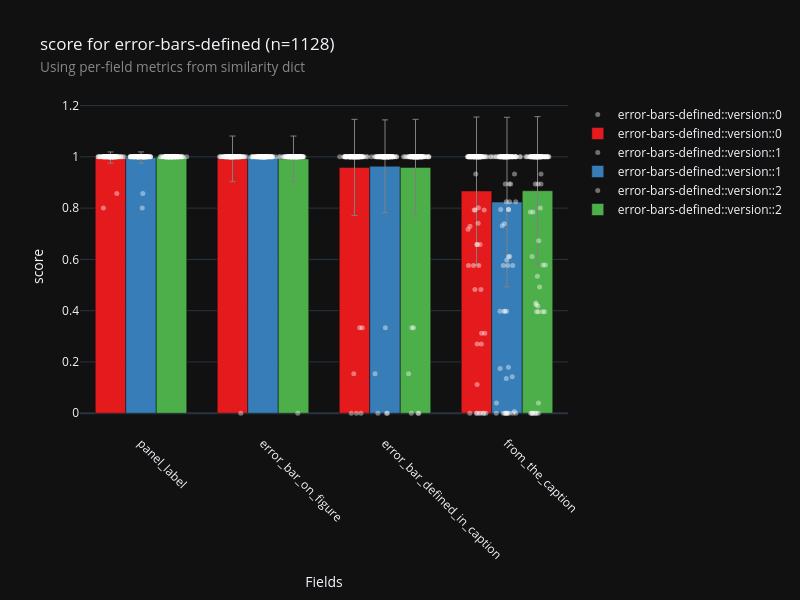
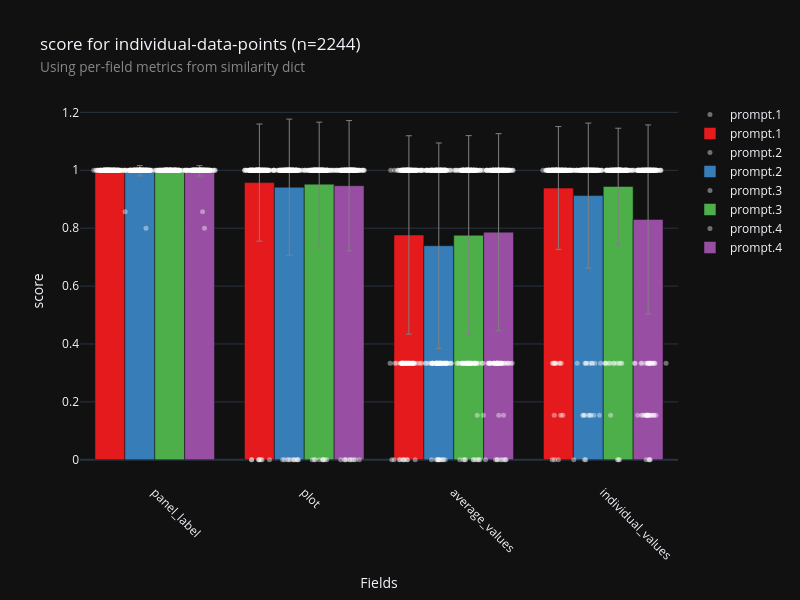
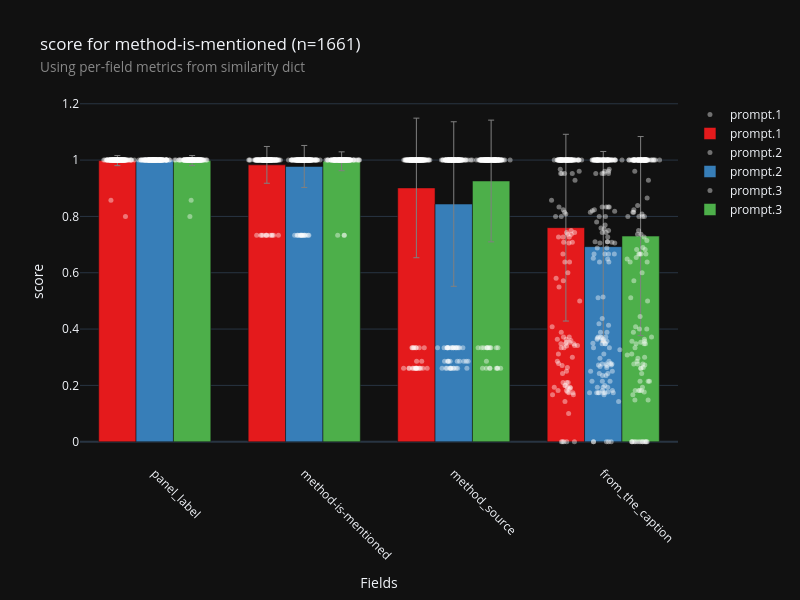
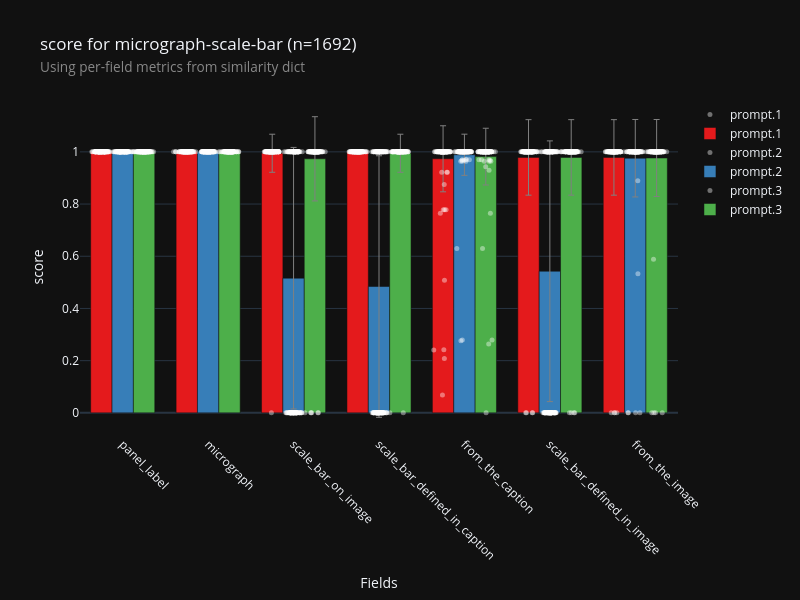

Source (notebook cell) for these figures, in order:
### Code cell
for fig_check_name in list(fig_similarity_dict.keys()):
    fig, df, meta = check_visualization_with_similarity_dict(
        'fig-checklist',
        fig_check_name,
        model=MODEL,
        similarity_dict=fig_similarity_dict,
        score='score',
        aggregation_level=1
    )
    fig.show()

### Figure 1 — Plotly figure (JSON) as saved in the notebook; plotly's stock layout.template omitted (floating-point values rounded to 4 significant figures; data arrays with more than 128 entries replaced by an {"elided": "..."} marker saying what was removed)
{"data": [{"hovertext": {"elided": "504 str values"}, "marker": {"color": "white", "line": {"color": "white", "width": 0}, "opacity": 0.4, "size": 5}, "mode": "markers", "name": "error-bars-defined::version::0", "showlegend": true, "type": "scatter", "x": {"elided": "504 float values"}, "y": {"elided": "504 float values"}}, {"error_y": {"array": [0.02181, 0.08909, 0.1874, 0.2883], "color": "grey", "thickness": 1, "type": "data", "visible": true, "width": 3}, "hovertext": ["Field: panel_label<br>Metric: longest_common_subsequence", "Field: error_bar_on_figure<br>Metric: longest_common_subsequence", "Field: error_bar_defined_in_caption<br>Metric: longest_common_subsequence", "Field: from_the_caption<br>Metric: semantic_similarity"], "marker": {"color": "rgb(228,26,28)"}, "name": "error-bars-defined::version::0", "showlegend": true, "type": "bar", "width": 0.25, "x": [-0.25, 0.75, 1.75, 2.75], "y": [0.9973, 0.9921, 0.9589, 0.867]}, {"hovertext": {"elided": "495 str values"}, "marker": {"color": "white", "line": {"color": "white", "width": 0}, "opacity": 0.4, "size": 5}, "mode": "markers", "name": "error-bars-defined::version::1", "showlegend": true, "type": "scatter", "x": {"elided": "495 float values"}, "y": {"elided": "495 float values"}}, {"error_y": {"array": [0.02208, 0, 0.181, 0.3307], "color": "grey", "thickness": 1, "type": "data", "visible": true, "width": 3}, "hovertext": ["Field: panel_label<br>Metric: longest_common_subsequence", "Field: error_bar_on_figure<br>Metric: longest_common_subsequence", "Field: error_bar_defined_in_caption<br>Metric: longest_common_subsequence", "Field: from_the_caption<br>Metric: semantic_similarity"], "marker": {"color": "rgb(55,126,184)"}, "name": "error-bars-defined::version::1", "showlegend": true, "type": "bar", "width": 0.25, "x": [0, 1, 2, 3], "y": [0.9972, 1, 0.9633, 0.8235]}, {"hovertext": {"elided": "504 str values"}, "marker": {"color": "white", "line": {"color": "white", "width": 0}, "opacity": 0.4, "size": 5}, "mode": "markers", "name": "error-bars-defined::version::2", "showlegend": true, "type": "scatter", "x": {"elided": "504 float values"}, "y": {"elided": "504 float values"}}, {"error_y": {"array": [0, 0.08909, 0.1874, 0.2889], "color": "grey", "thickness": 1, "type": "data", "visible": true, "width": 3}, "hovertext": ["Field: panel_label<br>Metric: longest_common_subsequence", "Field: error_bar_on_figure<br>Metric: longest_common_subsequence", "Field: error_bar_defined_in_caption<br>Metric: longest_common_subsequence", "Field: from_the_caption<br>Metric: semantic_similarity"], "marker": {"color": "rgb(77,175,74)"}, "name": "error-bars-defined::version::2", "showlegend": true, "type": "bar", "width": 0.25, "x": [0.25, 1.25, 2.25, 3.25], "y": [1, 0.9921, 0.9589, 0.8678]}], "layout": {"boxmode": "group", "height": 600, "showlegend": true, "title": {"text": "score for error-bars-defined (n=1128)<br><span style=\"font-size: 0.8em; color: #888;\">Using per-field metrics from similarity dict</span>"}, "width": 800, "xaxis": {"range": [-0.5, 3.5], "tickangle": 45, "ticktext": ["panel_label", "error_bar_on_figure", "error_bar_defined_in_caption", "from_the_caption"], "tickvals": [0, 1, 2, 3], "title": {"text": "Fields"}}, "yaxis": {"title": {"text": "score"}}}}

### Figure 2 — Plotly figure (JSON) as saved in the notebook; plotly's stock layout.template omitted (floating-point values rounded to 4 significant figures; data arrays with more than 128 entries replaced by an {"elided": "..."} marker saying what was removed)
{"data": [{"hovertext": {"elided": "752 str values"}, "marker": {"color": "white", "line": {"color": "white", "width": 0}, "opacity": 0.4, "size": 5}, "mode": "markers", "name": "prompt.1", "showlegend": true, "type": "scatter", "x": {"elided": "752 float values"}, "y": {"elided": "752 float values"}}, {"error_y": {"array": [0, 0.2024, 0.3426, 0.2124], "color": "grey", "thickness": 1, "type": "data", "visible": true, "width": 3}, "hovertext": ["Field: panel_label<br>Metric: longest_common_subsequence", "Field: plot<br>Metric: longest_common_subsequence", "Field: average_values<br>Metric: longest_common_subsequence", "Field: individual_values<br>Metric: longest_common_subsequence"], "marker": {"color": "rgb(228,26,28)"}, "name": "prompt.1", "showlegend": true, "type": "bar", "width": 0.2, "x": [-0.3, 0.7, 1.7, 2.7], "y": [1, 0.9574, 0.7766, 0.9386]}, {"hovertext": {"elided": "752 str values"}, "marker": {"color": "white", "line": {"color": "white", "width": 0}, "opacity": 0.4, "size": 5}, "mode": "markers", "name": "prompt.2", "showlegend": true, "type": "scatter", "x": {"elided": "752 float values"}, "y": {"elided": "752 float values"}}, {"error_y": {"array": [0.01788, 0.2353, 0.355, 0.2505], "color": "grey", "thickness": 1, "type": "data", "visible": true, "width": 3}, "hovertext": ["Field: panel_label<br>Metric: longest_common_subsequence", "Field: plot<br>Metric: longest_common_subsequence", "Field: average_values<br>Metric: longest_common_subsequence", "Field: individual_values<br>Metric: longest_common_subsequence"], "marker": {"color": "rgb(55,126,184)"}, "name": "prompt.2", "showlegend": true, "type": "bar", "width": 0.2, "x": [-0.1, 0.9, 1.9, 2.9], "y": [0.9982, 0.9415, 0.7394, 0.9126]}, {"hovertext": {"elided": "752 str values"}, "marker": {"color": "white", "line": {"color": "white", "width": 0}, "opacity": 0.4, "size": 5}, "mode": "markers", "name": "prompt.3", "showlegend": true, "type": "scatter", "x": {"elided": "752 float values"}, "y": {"elided": "752 float values"}}, {"error_y": {"array": [0, 0.2141, 0.3441, 0.2012], "color": "grey", "thickness": 1, "type": "data", "visible": true, "width": 3}, "hovertext": ["Field: panel_label<br>Metric: longest_common_subsequence", "Field: plot<br>Metric: longest_common_subsequence", "Field: average_values<br>Metric: longest_common_subsequence", "Field: individual_values<br>Metric: longest_common_subsequence"], "marker": {"color": "rgb(77,175,74)"}, "name": "prompt.3", "showlegend": true, "type": "bar", "width": 0.2, "x": [0.1, 1.1, 2.1, 3.1], "y": [1, 0.9521, 0.7756, 0.9441]}, {"hovertext": {"elided": "752 str values"}, "marker": {"color": "white", "line": {"color": "white", "width": 0}, "opacity": 0.4, "size": 5}, "mode": "markers", "name": "prompt.4", "showlegend": true, "type": "scatter", "x": {"elided": "752 float values"}, "y": {"elided": "752 float values"}}, {"error_y": {"array": [0.01788, 0.225, 0.3403, 0.3264], "color": "grey", "thickness": 1, "type": "data", "visible": true, "width": 3}, "hovertext": ["Field: panel_label<br>Metric: longest_common_subsequence", "Field: plot<br>Metric: longest_common_subsequence", "Field: average_values<br>Metric: longest_common_subsequence", "Field: individual_values<br>Metric: longest_common_subsequence"], "marker": {"color": "rgb(152,78,163)"}, "name": "prompt.4", "showlegend": true, "type": "bar", "width": 0.2, "x": [0.3, 1.3, 2.3, 3.3], "y": [0.9982, 0.9468, 0.7861, 0.8303]}], "layout": {"boxmode": "group", "height": 600, "showlegend": true, "title": {"text": "score for individual-data-points (n=2244)<br><span style=\"font-size: 0.8em; color: #888;\">Using per-field metrics from similarity dict</span>"}, "width": 800, "xaxis": {"range": [-0.5, 3.5], "tickangle": 45, "ticktext": ["panel_label", "plot", "average_values", "individual_values"], "tickvals": [0, 1, 2, 3], "title": {"text": "Fields"}}, "yaxis": {"title": {"text": "score"}}}}

### Figure 3 — Plotly figure (JSON) as saved in the notebook; plotly's stock layout.template omitted (floating-point values rounded to 4 significant figures; data arrays with more than 128 entries replaced by an {"elided": "..."} marker saying what was removed)
{"data": [{"hovertext": {"elided": "752 str values"}, "marker": {"color": "white", "line": {"color": "white", "width": 0}, "opacity": 0.4, "size": 5}, "mode": "markers", "name": "prompt.1", "showlegend": true, "type": "scatter", "x": {"elided": "752 float values"}, "y": {"elided": "752 float values"}}, {"error_y": {"array": [0.01788, 0.06532, 0.2478, 0.3316], "color": "grey", "thickness": 1, "type": "data", "visible": true, "width": 3}, "hovertext": ["Field: panel_label<br>Metric: longest_common_subsequence", "Field: method-is-mentioned<br>Metric: semantic_similarity", "Field: method_source<br>Metric: longest_common_subsequence", "Field: from_the_caption<br>Metric: longest_common_subsequence"], "marker": {"color": "rgb(228,26,28)"}, "name": "prompt.1", "showlegend": true, "type": "bar", "width": 0.25, "x": [-0.25, 0.75, 1.75, 2.75], "y": [0.9982, 0.983, 0.9011, 0.76]}, {"hovertext": {"elided": "752 str values"}, "marker": {"color": "white", "line": {"color": "white", "width": 0}, "opacity": 0.4, "size": 5}, "mode": "markers", "name": "prompt.2", "showlegend": true, "type": "scatter", "x": {"elided": "752 float values"}, "y": {"elided": "752 float values"}}, {"error_y": {"array": [0, 0.07456, 0.2922, 0.3379], "color": "grey", "thickness": 1, "type": "data", "visible": true, "width": 3}, "hovertext": ["Field: panel_label<br>Metric: longest_common_subsequence", "Field: method-is-mentioned<br>Metric: semantic_similarity", "Field: method_source<br>Metric: longest_common_subsequence", "Field: from_the_caption<br>Metric: longest_common_subsequence"], "marker": {"color": "rgb(55,126,184)"}, "name": "prompt.2", "showlegend": true, "type": "bar", "width": 0.25, "x": [0, 1, 2, 3], "y": [1, 0.9773, 0.8439, 0.6926]}, {"hovertext": {"elided": "752 str values"}, "marker": {"color": "white", "line": {"color": "white", "width": 0}, "opacity": 0.4, "size": 5}, "mode": "markers", "name": "prompt.3", "showlegend": true, "type": "scatter", "x": {"elided": "752 float values"}, "y": {"elided": "752 float values"}}, {"error_y": {"array": [0.01788, 0.03349, 0.2161, 0.3535], "color": "grey", "thickness": 1, "type": "data", "visible": true, "width": 3}, "hovertext": ["Field: panel_label<br>Metric: longest_common_subsequence", "Field: method-is-mentioned<br>Metric: semantic_similarity", "Field: method_source<br>Metric: longest_common_subsequence", "Field: from_the_caption<br>Metric: longest_common_subsequence"], "marker": {"color": "rgb(77,175,74)"}, "name": "prompt.3", "showlegend": true, "type": "bar", "width": 0.25, "x": [0.25, 1.25, 2.25, 3.25], "y": [0.9982, 0.9957, 0.9257, 0.7301]}], "layout": {"boxmode": "group", "height": 600, "showlegend": true, "title": {"text": "score for method-is-mentioned (n=1661)<br><span style=\"font-size: 0.8em; color: #888;\">Using per-field metrics from similarity dict</span>"}, "width": 800, "xaxis": {"range": [-0.5, 3.5], "tickangle": 45, "ticktext": ["panel_label", "method-is-mentioned", "method_source", "from_the_caption"], "tickvals": [0, 1, 2, 3], "title": {"text": "Fields"}}, "yaxis": {"title": {"text": "score"}}}}

### Figure 4 — Plotly figure (JSON) as saved in the notebook; plotly's stock layout.template omitted (floating-point values rounded to 4 significant figures; data arrays with more than 128 entries replaced by an {"elided": "..."} marker saying what was removed)
{"data": [{"hovertext": {"elided": "1316 str values"}, "marker": {"color": "white", "line": {"color": "white", "width": 0}, "opacity": 0.4, "size": 5}, "mode": "markers", "name": "prompt.1", "showlegend": true, "type": "scatter", "x": {"elided": "1316 float values"}, "y": {"elided": "1316 float values"}}, {"error_y": {"array": [0, 0, 0.07293, 0, 0.1265, 0.1447, 0.1447], "color": "grey", "thickness": 1, "type": "data", "visible": true, "width": 3}, "hovertext": ["Field: panel_label<br>Metric: longest_common_subsequence", "Field: micrograph<br>Metric: longest_common_subsequence", "Field: scale_bar_on_image<br>Metric: longest_common_subsequence", "Field: scale_bar_defined_in_caption<br>Metric: longest_common_subsequence", "Field: from_the_caption<br>Metric: longest_common_subsequence", "Field: scale_bar_defined_in_image<br>Metric: longest_common_subsequence", "Field: from_the_image<br>Metric: longest_common_subsequence"], "marker": {"color": "rgb(228,26,28)"}, "name": "prompt.1", "showlegend": true, "type": "bar", "width": 0.25, "x": [-0.25, 0.75, 1.75, 2.75, 3.75, 4.75, 5.75], "y": [1, 1, 0.9947, 1, 0.9734, 0.9787, 0.9787]}, {"hovertext": {"elided": "1316 str values"}, "marker": {"color": "white", "line": {"color": "white", "width": 0}, "opacity": 0.4, "size": 5}, "mode": "markers", "name": "prompt.2", "showlegend": true, "type": "scatter", "x": {"elided": "1316 float values"}, "y": {"elided": "1316 float values"}}, {"error_y": {"array": [0, 0, 0.5011, 0.5011, 0.07897, 0.4995, 0.1484], "color": "grey", "thickness": 1, "type": "data", "visible": true, "width": 3}, "hovertext": ["Field: panel_label<br>Metric: longest_common_subsequence", "Field: micrograph<br>Metric: longest_common_subsequence", "Field: scale_bar_on_image<br>Metric: longest_common_subsequence", "Field: scale_bar_defined_in_caption<br>Metric: longest_common_subsequence", "Field: from_the_caption<br>Metric: longest_common_subsequence", "Field: scale_bar_defined_in_image<br>Metric: longest_common_subsequence", "Field: from_the_image<br>Metric: longest_common_subsequence"], "marker": {"color": "rgb(55,126,184)"}, "name": "prompt.2", "showlegend": true, "type": "bar", "width": 0.25, "x": [0, 1, 2, 3, 4, 5, 6], "y": [1, 1, 0.516, 0.484, 0.9888, 0.5426, 0.9757]}, {"hovertext": {"elided": "1316 str values"}, "marker": {"color": "white", "line": {"color": "white", "width": 0}, "opacity": 0.4, "size": 5}, "mode": "markers", "name": "prompt.3", "showlegend": true, "type": "scatter", "x": {"elided": "1316 float values"}, "y": {"elided": "1316 float values"}}, {"error_y": {"array": [0, 0, 0.1613, 0.07293, 0.1087, 0.1447, 0.1475], "color": "grey", "thickness": 1, "type": "data", "visible": true, "width": 3}, "hovertext": ["Field: panel_label<br>Metric: longest_common_subsequence", "Field: micrograph<br>Metric: longest_common_subsequence", "Field: scale_bar_on_image<br>Metric: longest_common_subsequence", "Field: scale_bar_defined_in_caption<br>Metric: longest_common_subsequence", "Field: from_the_caption<br>Metric: longest_common_subsequence", "Field: scale_bar_defined_in_image<br>Metric: longest_common_subsequence", "Field: from_the_image<br>Metric: longest_common_subsequence"], "marker": {"color": "rgb(77,175,74)"}, "name": "prompt.3", "showlegend": true, "type": "bar", "width": 0.25, "x": [0.25, 1.25, 2.25, 3.25, 4.25, 5.25, 6.25], "y": [1, 1, 0.9734, 0.9947, 0.9818, 0.9787, 0.9765]}], "layout": {"boxmode": "group", "height": 600, "showlegend": true, "title": {"text": "score for micrograph-scale-bar (n=1692)<br><span style=\"font-size: 0.8em; color: #888;\">Using per-field metrics from similarity dict</span>"}, "width": 800, "xaxis": {"range": [-0.5, 6.5], "tickangle": 45, "ticktext": ["panel_label", "micrograph", "scale_bar_on_image", "scale_bar_defined_in_caption", "from_the_caption", "scale_bar_defined_in_image", "from_the_image"], "tickvals": [0, 1, 2, 3, 4, 5, 6], "title": {"text": "Fields"}}, "yaxis": {"title": {"text": "score"}}}}
